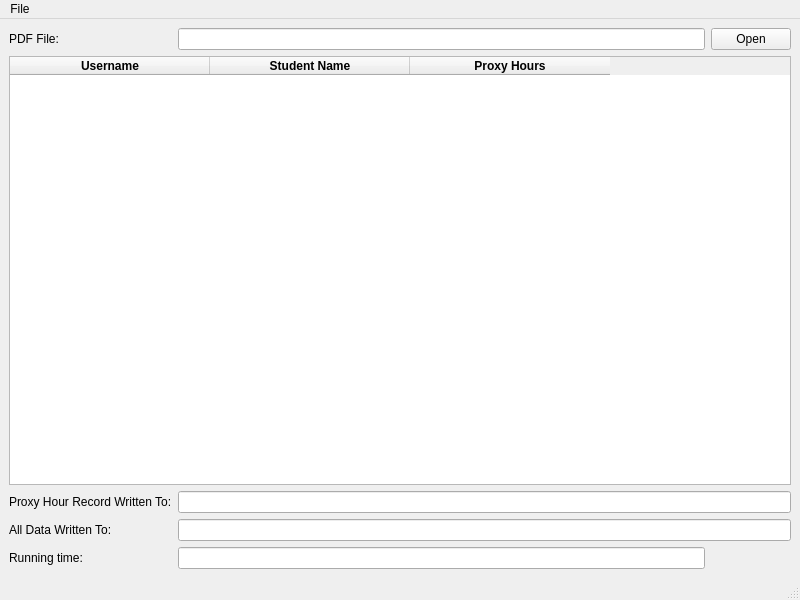
<?xml version="1.0" encoding="UTF-8"?>
<ui version="4.0">
 <class>MainWindow</class>
 <widget class="QMainWindow" name="MainWindow">
  <property name="geometry">
   <rect>
    <x>0</x>
    <y>0</y>
    <width>800</width>
    <height>600</height>
   </rect>
  </property>
  <property name="windowTitle">
   <string>Proxy-Hours</string>
  </property>
  <property name="windowIcon">
   <iconset>
    <normaloff>../../Dropbox/scans/UIs/ProxyHoursApp/src/report.png</normaloff>../../Dropbox/scans/UIs/ProxyHoursApp/src/report.png</iconset>
  </property>
  <widget class="QWidget" name="centralwidget">
   <layout class="QGridLayout" name="gridLayout">
    <item row="0" column="1">
     <widget class="QLabel" name="label">
      <property name="text">
       <string>PDF File:</string>
      </property>
     </widget>
    </item>
    <item row="2" column="2" colspan="2">
     <widget class="QLineEdit" name="log_lineEdit">
      <property name="readOnly">
       <bool>true</bool>
      </property>
     </widget>
    </item>
    <item row="0" column="3">
     <widget class="QPushButton" name="OpenpushButton">
      <property name="text">
       <string>Open</string>
      </property>
     </widget>
    </item>
    <item row="0" column="2">
     <widget class="QLineEdit" name="FilelineEdit"/>
    </item>
    <item row="2" column="1">
     <widget class="QLabel" name="label_2">
      <property name="text">
       <string>Proxy Hour Record Written To:</string>
      </property>
     </widget>
    </item>
    <item row="3" column="1">
     <widget class="QLabel" name="label_3">
      <property name="text">
       <string>All Data Written To:</string>
      </property>
     </widget>
    </item>
    <item row="3" column="2" colspan="2">
     <widget class="QLineEdit" name="all_data_lineEdit">
      <property name="readOnly">
       <bool>true</bool>
      </property>
     </widget>
    </item>
    <item row="4" column="1">
     <widget class="QLabel" name="label_4">
      <property name="text">
       <string>Running time:</string>
      </property>
     </widget>
    </item>
    <item row="4" column="2">
     <widget class="QLineEdit" name="time_lineEdit">
      <property name="readOnly">
       <bool>true</bool>
      </property>
     </widget>
    </item>
    <item row="1" column="1" colspan="3">
     <widget class="QTableWidget" name="tableWidget">
      <property name="lineWidth">
       <number>1</number>
      </property>
      <property name="editTriggers">
       <set>QAbstractItemView::NoEditTriggers</set>
      </property>
      <property name="alternatingRowColors">
       <bool>true</bool>
      </property>
      <property name="textElideMode">
       <enum>Qt::ElideMiddle</enum>
      </property>
      <property name="sortingEnabled">
       <bool>true</bool>
      </property>
      <attribute name="horizontalHeaderDefaultSectionSize">
       <number>200</number>
      </attribute>
      <attribute name="horizontalHeaderMinimumSectionSize">
       <number>200</number>
      </attribute>
      <column>
       <property name="text">
        <string>Username</string>
       </property>
       <property name="font">
        <font>
         <weight>75</weight>
         <bold>true</bold>
        </font>
       </property>
       <property name="textAlignment">
        <set>AlignHCenter|AlignVCenter|AlignCenter</set>
       </property>
      </column>
      <column>
       <property name="text">
        <string>Student Name</string>
       </property>
       <property name="font">
        <font>
         <weight>75</weight>
         <bold>true</bold>
        </font>
       </property>
       <property name="textAlignment">
        <set>AlignHCenter|AlignVCenter|AlignCenter</set>
       </property>
      </column>
      <column>
       <property name="text">
        <string notr="true">Proxy Hours</string>
       </property>
       <property name="font">
        <font>
         <weight>75</weight>
         <bold>true</bold>
        </font>
       </property>
       <property name="textAlignment">
        <set>AlignHCenter|AlignVCenter|AlignCenter</set>
       </property>
      </column>
     </widget>
    </item>
   </layout>
  </widget>
  <widget class="QMenuBar" name="menubar">
   <property name="geometry">
    <rect>
     <x>0</x>
     <y>0</y>
     <width>800</width>
     <height>21</height>
    </rect>
   </property>
   <widget class="QMenu" name="menuFile">
    <property name="title">
     <string>File</string>
    </property>
    <addaction name="actionOpen"/>
    <addaction name="actionQuit"/>
   </widget>
   <addaction name="menuFile"/>
  </widget>
  <widget class="QStatusBar" name="statusbar"/>
  <action name="actionCopy">
   <property name="text">
    <string>Copy</string>
   </property>
   <property name="shortcut">
    <string>Ctrl+C</string>
   </property>
  </action>
  <action name="actionPaste">
   <property name="text">
    <string>Paste</string>
   </property>
   <property name="shortcut">
    <string>Ctrl+V</string>
   </property>
  </action>
  <action name="actionOpen">
   <property name="text">
    <string>Open</string>
   </property>
   <property name="shortcut">
    <string>Ctrl+O</string>
   </property>
  </action>
  <action name="actionQuit">
   <property name="text">
    <string>Quit</string>
   </property>
   <property name="shortcut">
    <string>Ctrl+Q</string>
   </property>
  </action>
 </widget>
 <resources/>
 <connections>
  <connection>
   <sender>actionQuit</sender>
   <signal>activated()</signal>
   <receiver>MainWindow</receiver>
   <slot>close()</slot>
   <hints>
    <hint type="sourcelabel">
     <x>-1</x>
     <y>-1</y>
    </hint>
    <hint type="destinationlabel">
     <x>399</x>
     <y>299</y>
    </hint>
   </hints>
  </connection>
 </connections>
</ui>
